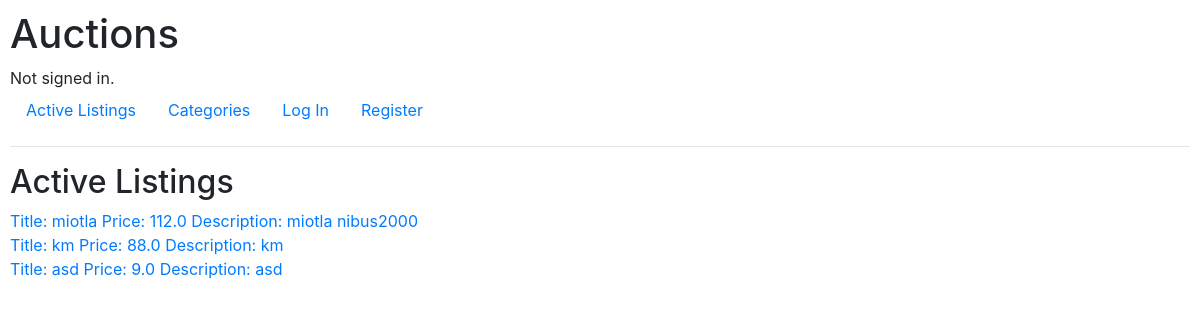
Before: / with the older database file.
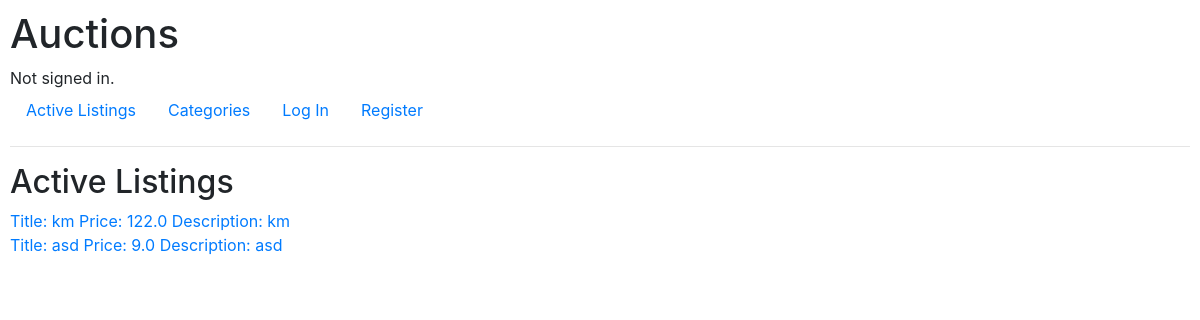
After: the same page with the newer database file.
### auctions/models.py (models this page shows)
class AuctionListing(models.Model):
    title = models.CharField(max_length=64)
    description = models.CharField(max_length=128)
    starting_bid = models.FloatField()
    image_url = models.CharField(max_length=64,null=True)
    category = models.CharField(max_length=64,default="Toys")
    creator = models.ForeignKey(User,on_delete=models.CASCADE)
    sold = models.BooleanField(default=False)
    def __str__(self):
        return f"Title: {self.title} Price: {self.starting_bid} Description: {self.description}"

### auctions/views.py (the view)
# urls.py: path("", views.index, name="index"),
def index(request):
    active_auctions = AuctionListing.objects.filter(sold=False)
    return render(request, "auctions/index.html",{
        'auctions': active_auctions,
    })

### auctions/templates/auctions/index.html
{% extends "auctions/layout.html" %}
{% block body %}
    <h2>Active Listings</h2>
    {% for auction in auctions %}
    <a href="{% url 'listing' auction.id %}">
        {{auction}}
    </a>
        <br>
    {% endfor %}
{% endblock %}

Changed rows visible on the page:
no longer on this page (row edited): AuctionListing: title+starting_bid+description "Title: miotla Price: 112.0 Description: miotla nibus2000"
changed AuctionListing: title+starting_bid+description "Title: km Price: 88.0 Description: km" → "Title: km Price: 122.0 Description: km"
